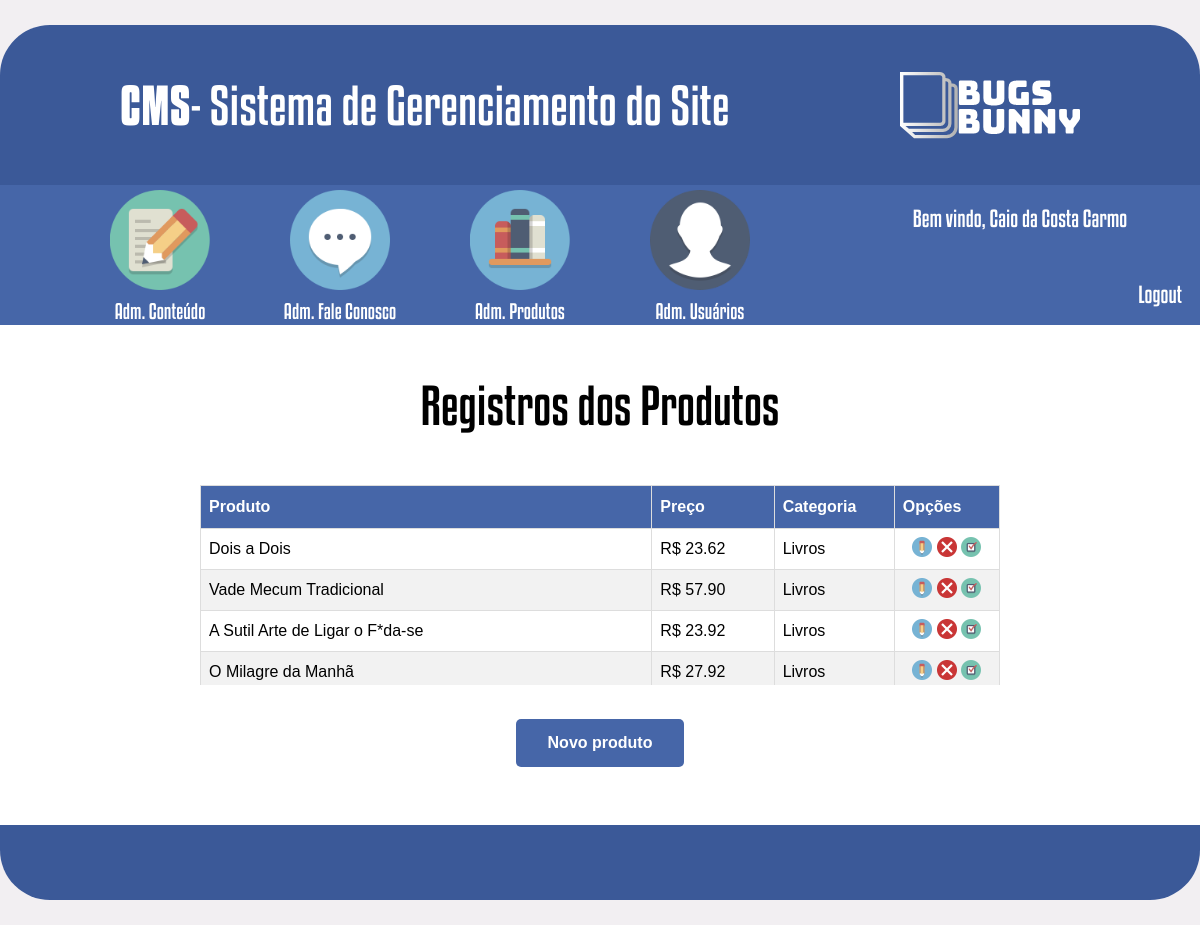
The page /cms/adm_lista_produtos.php (signed in) on the database its author committed.
### tables this page shows
CREATE TABLE `tbl_usuario` (
  `idUsuario` int(11) NOT NULL AUTO_INCREMENT,
  `nome` varchar(100) NOT NULL,
  `login` varchar(45) NOT NULL,
  `senha` varchar(45) NOT NULL,
  `email` varchar(100) NOT NULL,
  `idNivel` int(11) NOT NULL,
  PRIMARY KEY (`idUsuario`),
  UNIQUE KEY `login_UNIQUE` (`login`),
  KEY `FK_tbl_usuario_tbl_nivel_usuario_idx` (`idNivel`),
  CONSTRAINT `FK_tbl_usuario_tbl_nivel_usuario` FOREIGN KEY (`idNivel`) REFERENCES `tbl_nivel_usuario` (`idnivel`)
);

CREATE TABLE `tbl_produto` (
  `idProduto` int(11) NOT NULL AUTO_INCREMENT,
  `produto` varchar(50) NOT NULL,
  `descricao` text NOT NULL,
  `preco` decimal(7,2) NOT NULL,
  `idSubcategoria` int(11) NOT NULL,
  `status` int(11) NOT NULL,
  `foto` varchar(100) NOT NULL,
  PRIMARY KEY (`idProduto`),
  KEY `FK_tbl_produto_tbl_subcategoria_idx` (`idSubcategoria`),
  CONSTRAINT `FK_tbl_produto_tbl_subcategoria` FOREIGN KEY (`idSubcategoria`) REFERENCES `tbl_subcategoria` (`idsubcategoria`)
);

CREATE TABLE `tbl_categoria` (
  `idCategoria` int(11) NOT NULL AUTO_INCREMENT,
  `categoria` varchar(50) NOT NULL,
  `status` int(11) NOT NULL,
  PRIMARY KEY (`idCategoria`)
);

### verificar_autenticacao.php (called while the page is built, shortened)
<?php
    function verificarAutentica(){
    $conexao = conexaoBD();
    if(isset($_SESSION['idUser'])){
        $idUser = $_SESSION['idUser'];
        $sql = "SELECT * FROM tbl_usuario WHERE idUsuario =".$idUser;
        $select  = mysqli_query($conexao, $sql);
        $rsUser = mysqli_fetch_array($select);
    }else
        header('location:../index.php');
        return $rsUser;
    }
?>

### cms/adm_lista_produtos.php (the view, shortened to what this page needs)
<?php
    require_once('../verificar_autenticacao.php');
    $rsUser = verificarAutentica();
    $bloqueioConteudo = null;
    $bloqueioFaleConosco = null;
    $bloqueioProduto = null;
    $bloqueioUsuario = null;
    if($rsUser['idNivel'] == 21){
        $bloqueioConteudo = "";
        $bloqueioFaleConosco = "";
        $bloqueioProduto = "style='filter: grayscale(100%); pointer-events: none;'";
        $bloqueioUsuario = "style='filter: grayscale(100%); pointer-events: none;'";
    }else if ($rsUser['idNivel'] == 22){
        $bloqueioConteudo = "style='filter: grayscale(100%); pointer-events: none;'";
        $bloqueioFaleConosco = "style='filter: grayscale(100%); pointer-events: none;'";
        $bloqueioProduto = "";
        $bloqueioUsuario = "style='filter: grayscale(100%); pointer-events: none;'";
    } else{
        $bloqueioConteudo = "";
        $bloqueioFaleConosco = "";
        $bloqueioProduto = "";
        $bloqueioUsuario = "";
    }
    $conexao = conexaoBD();
?>
<!DOCTYPE html>
<html>
<head>
    <link rel="stylesheet" type="text/css" href="css/style.css">
</head>
<body>
    <header>
        <div id="caixa_cabecalho">
            <div id="titulo_pagina">
                <span id="negrito">CMS</span> - Sistema de Gerenciamento do Site
            </div>
            <div id="logo_pagina"></div>
        </div>
        <div id="caixa_menu">
            <nav id="menu_principal">
                <div class="itens_menu">
                    <a href="adm_conteudo.php">
                        <img class="imagens_menu" src="imagens/adm_conteudo.png" <?=$bloqueioConteudo ?>>
                    </a>
                    <div class="titulo_menu">Adm. Conteúdo</div>
                </div>
                <div class="itens_menu">
                    <a href="adm_fale_conosco.php">
                        <img class="imagens_menu" src="imagens/adm_fale_conosco.png" <?=$bloqueioFaleConosco ?>>
                    </a>
                    <div class="titulo_menu">Adm. Fale Conosco</div>
                </div>
                <div class="itens_menu">
                    <a href="adm_produtos.php">
                        <img class="imagens_menu" src="imagens/adm_produtos.png" <?=$bloqueioProduto ?>>
                    </a>
                    <div class="titulo_menu">Adm. Produtos</div>
                </div>
                <div class="itens_menu">
                    <a href="adm_users.php">
                        <img class="imagens_menu" src="imagens/adm_usuarios.png" <?=$bloqueioUsuario ?>>
                    </a>
                    <div class="titulo_menu">Adm. Usuários</div>
                </div>
            </nav>
            <div id="area_logout">
                <div id="boas_vindas">Bem vindo,
                    <?= $rsUser['nome'] ?>
                </div>
                <div id="logout"><a href="index.php?logout">Logout</a></div>
            </div>
        </div>
    </header>
    <div id="principal_adm_lista_produtos">
        <div id="titulo_adm_lista_produtos">
            Registros dos Produtos
        </div>
        <div id="registros_adm_lista_produtos">
            <table id="tabela">
                <thead>
                    <tr>
                        <th>Produto</th>
                        <th>Preço</th>
                        <th>Categoria</th>
                        <th>Opções</th>
                    </tr>
                </thead>
                <tbody>
                    <?php
                        $sql = "SELECT produto.*, categoria.idCategoria, categoria.categoria
                                FROM tbl_produto as produto, tbl_categoria as categoria, tbl_subcategoria as subcategoria
                                WHERE produto.idSubcategoria = subcategoria.idSubcategoria
                                AND categoria.idCategoria = subcategoria.idCategoria
                                ORDER BY categoria.idCategoria";
                        $select  = mysqli_query($conexao, $sql);
                        while($rsProdutos = mysqli_fetch_array($select)){
                    ?>
                    <tr>
                        <td>
                            <?= $rsProdutos['produto'] ?>
                        </td>
                        <td>
                            R$ <?= $rsProdutos['preco'] ?>
                        </td>
                        <td>
                            <?= $rsProdutos['categoria'] ?>
                        </td>
                        <td id="td_imagens">
                            <a href="formulario_produto.php?id=<?= $rsProdutos['idProduto'] ?>">
                                <img src="imagens/editar.png" title="Editar">
                            </a>
                            <a href="adm_lista_produtos.php?modo=excluir&id=<?= $rsProdutos['idProduto'] ?>">
                                <img src="imagens/deletar.png" title="Excluir">
                            </a>
                            <?php
                                $status = $rsProdutos['status'];
                                if($status == 0){
                            ?>
                            <a href="adm_lista_produtos.php?status=<?= $rsProdutos['status'] ?>&id=<?= $rsProdutos['idProduto'] ?>">
                                <img src="imagens/ativado.png" title="Desativar">
                            </a>
                            <?php } else { ?>
                            <a href="adm_lista_produtos.php?status=<?= $rsProdutos['status'] ?>&id=<?= $rsProdutos['idProduto'] ?>">
                                <img src="imagens/desativado.png" title="Ativar">
                            </a>
                            <?php } ?>
                        </td>
                    </tr>
                    <?php } ?>
            </table>
        </div>
        <div id="area_botao">
            <form>
                <a href="formulario_produto.php">
                    <input type="button" value="Novo produto" class="button">
                </a>
            </form>
        </div>
    </div>
    <footer></footer>
</body>
</html>

### cms/css/style.css (style rules this page uses)
body { margin: 0px; padding: 0px; background-color: #f2eff2; }
#tabela { font-family: "Trebuchet MS", Arial, Helvetica, sans-serif; border-collapse: collapse; width: 100%; }
#tabela td, #tabela thead th { border: 1px solid #ddd; padding: 8px; }
#tabela tbody tr:nth-child(even) { background-color: #f2f2f2; }
#tabela thead tr th { padding-top: 12px; padding-bottom: 12px; text-align: left; background-color: #4666a8; color: white; }
#td_imagens { text-align: center; }
#area_botao { width: 500px; margin-left: auto; margin-right: auto; height: auto; text-align: center; }
.button { background-color: #4666a8; border: none; color: white; padding: 15px 32px; text-align: center; text-decoration: none; display: inline-block; font-size: 16px; margin: 4px 2px; cursor: pointer; font-weight: bold; transition-duration: 0.4s; border-radius: 5px; }
a { color: inherit; text-decoration: none; }
header { width: 1200px; height: 300px; margin-top: 25px; background-color: #3b5998; margin-left: auto; margin-right: auto; border-top-left-radius: 50px; border-top-right-radius: 50px; }
#caixa_cabecalho { width: 100%; height: 160px; }
#caixa_menu { width: 100%; height: 140px; background-color: #4666a8; }
#titulo_pagina { width: 55%; height: 160px; float: left; font-family: font-kenyan; font-size: 50px; display: flex; align-items: center; padding-left: 10%; color: #fff; }
#negrito { font-family: font-kenyan-negrito; }
#logo_pagina { width: 35%; height: 160px; background-image: url(../imagens/logo.png); background-repeat: no-repeat; background-position: center; float: left; }
#menu_principal { width: 65%; height: 140px; margin-left: 5%; text-align: center; float: left; }
.itens_menu { width: 160px; height: 135px; margin-top: 5px; margin-left: 20px; float: left; }
.imagens_menu { width: 100px; height: 100px; }
.titulo_menu { width: 160px; height: 35px; margin-top: 5px; font-family: font-kenyan; font-size: 20px; color: #fff; }
#area_logout { width: 30%; height: 140px; float: left; color: #fff; }
#boas_vindas { width: 100%; margin-top: 20px; font-family: font-kenyan; font-size: 22px; text-align: center; }
#logout { width: 95%; margin-top: 50px; font-family: font-kenyan; font-size: 22px; text-align: right; padding-right: 5%; }
#principal_adm_lista_produtos { width: 1200px; height: 450px; margin-left: auto; margin-right: auto; background-color: #fff; padding-top: 50px; }
#titulo_adm_lista_produtos { width: 1200px; font-family: font-kenyan; font-size: 50px; text-align: center; }
#registros_adm_lista_produtos { width: 800px; margin-top: 50px; margin-left: auto; margin-right: auto; max-height: 200px; overflow: auto; margin-bottom: 30px; }
footer { width: 1200px; height: 75px; margin-left: auto; margin-right: auto; border-bottom-left-radius: 50px; border-bottom-right-radius: 50px; background-color: #3b5998; margin-bottom: 25px; }

### rows shown on the page
tbl_usuario: nome "Caio da Costa Carmo"
tbl_produto: produto "Dois a Dois", preco "23.62", tbl_categoria.categoria "Livros", status 0 (drawn)
tbl_produto: produto "Vade Mecum Tradicional", preco "57.90", tbl_categoria.categoria "Livros", status 0 (drawn)
tbl_produto: produto "A Sutil Arte de Ligar o F*da-se", preco "23.92", tbl_categoria.categoria "Livros", status 0 (drawn)
tbl_produto: produto "O Milagre da Manhã", preco "27.92", tbl_categoria.categoria "Livros", status 0 (drawn)
